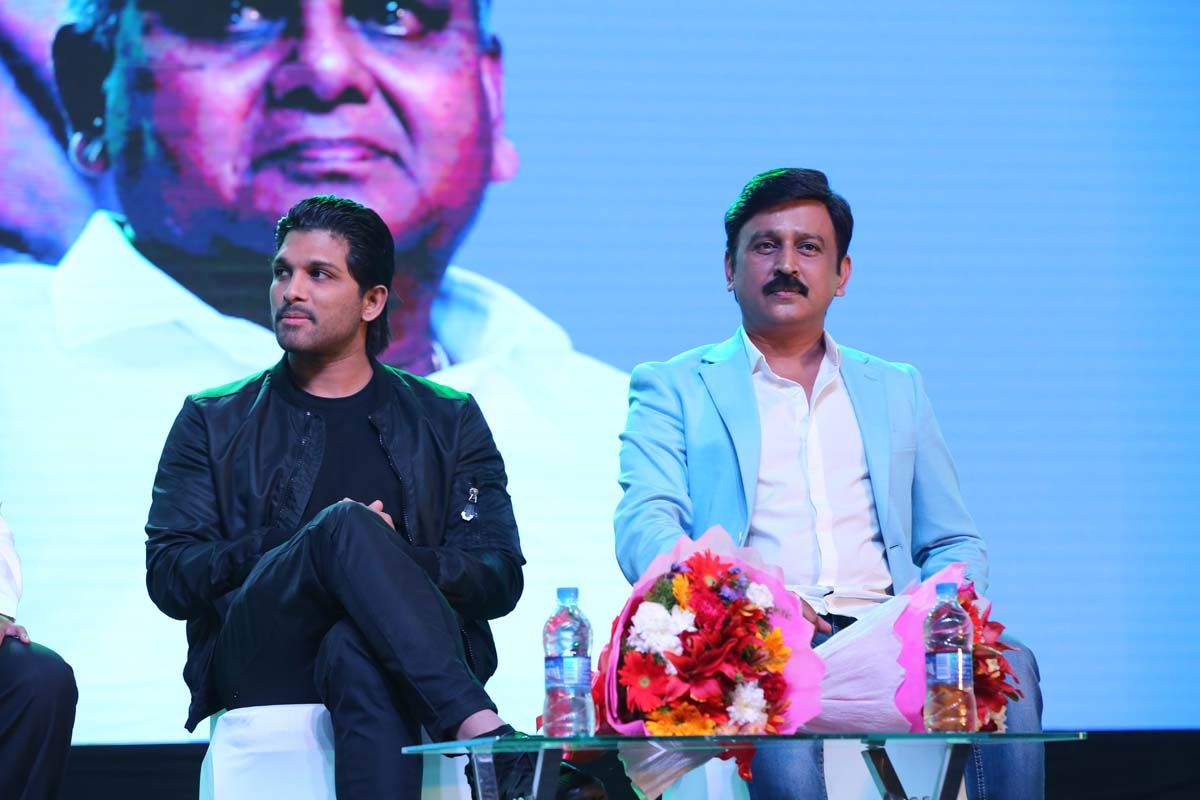
#> input picture Face,eye & sleep detection/Face,eye & sleep detection/allu2.jpg, 1200 x 800 px
$ python image.py
#> lines starting #> are read from the running program, lines starting #| are printed output that depends on the picture; after the words box and inside, x2 and y2 are one past the last pixel; in counts of white or black regions, pixels touching at a corner belong together
import cv2
face_cascade = cv2.CascadeClassifier('haarcascade_frontalface_default.xml')
eye_cascade = cv2.CascadeClassifier('haarcascade_eye.xml')
img = cv2.imread('allu2.jpg')
#> img is the input picture: shape (800, 1200, 3); mean B, G, R 194, 148.3, 119.4
gray = cv2.cvtColor(img, cv2.COLOR_BGR2GRAY)
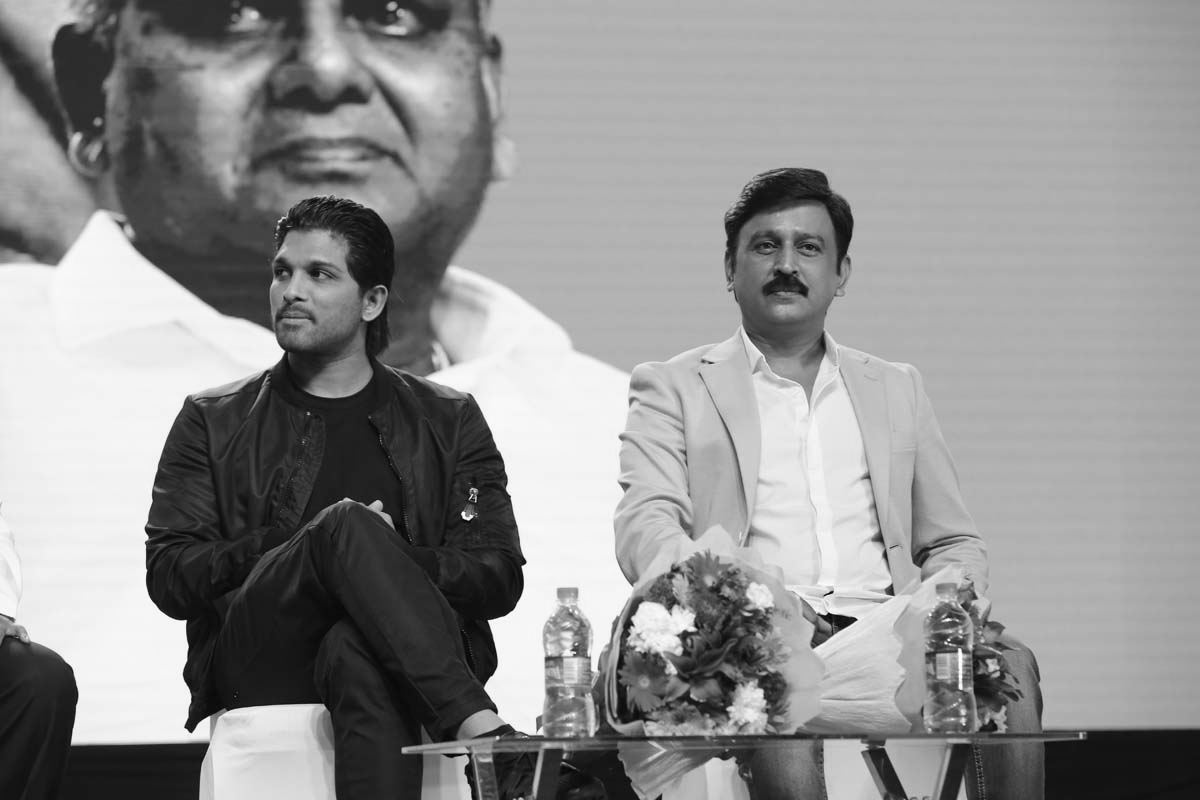
#> gray: shape (800, 1200); min 1, max 255, mean 144.9
faces = face_cascade.detectMultiScale(gray, 1.1, 5)
#> faces = [[920, 569, 57, 57], [724, 198, 123, 123], [246, 231, 109, 109]]
print(faces)
#| [[920 569  57  57]
#|  [724 198 123 123]
#|  [246 231 109 109]]
for (x,y,w,h) in faces:
    print("Detected Face")
    cv2.rectangle(img,(x,y),(x+w,y+h),(255,0,0),5)
    roi_gray = gray[y:y+h, x:x+w]
    roi_color = img[y:y+h, x:x+w]

    eyes = eye_cascade.detectMultiScale(roi_gray)
    print("Eyes", eyes)
    if eyes is ():
        print("eyes closed")
    for (ex,ey,ew,eh) in eyes:
        cv2.rectangle(roi_color,(ex,ey),
                        (ex+ew,ey+eh),(0,255,0),5)
#> this loop made 3 passes
#> (x, y, w, h, eyes) on passes 2 to 3: (724, 198, 123, 123, [[22, 27, 37, 37], [65, 30, 37, 37]]), (246, 231, 109, 109, [[25, 30, 24, 24], [54, 25, 33, 33]])
#| Detected Face
#| Eyes ()
#| eyes closed
#| Detected Face
#| Eyes [[22 27 37 37]
#|  [65 30 37 37]]
#| Detected Face
#| Eyes [[25 30 24 24]
#|  [54 25 33 33]]
#> pass 1, `roi_color = img[y:y+h, x:x+w]`:
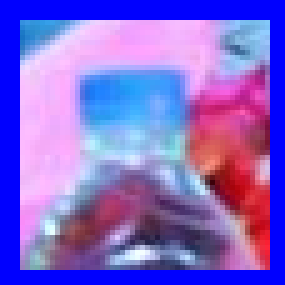
#> roi_color: shape (57, 57, 3) (shown 5 times larger); mean B, G, R 207.2, 103, 129.4
#> pass 2, `roi_gray = gray[y:y+h, x:x+w]`:
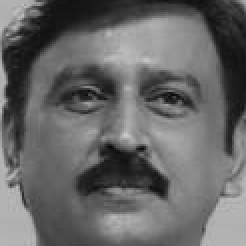
#> roi_gray: shape (123, 123) (shown 2 times larger); min 4, max 203, mean 103.1
#> pass 2, `roi_color = img[y:y+h, x:x+w]`:
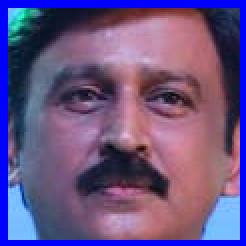
#> roi_color: shape (123, 123, 3) (shown 2 times larger); mean B, G, R 132, 82.8, 104.4
#> after the loop:
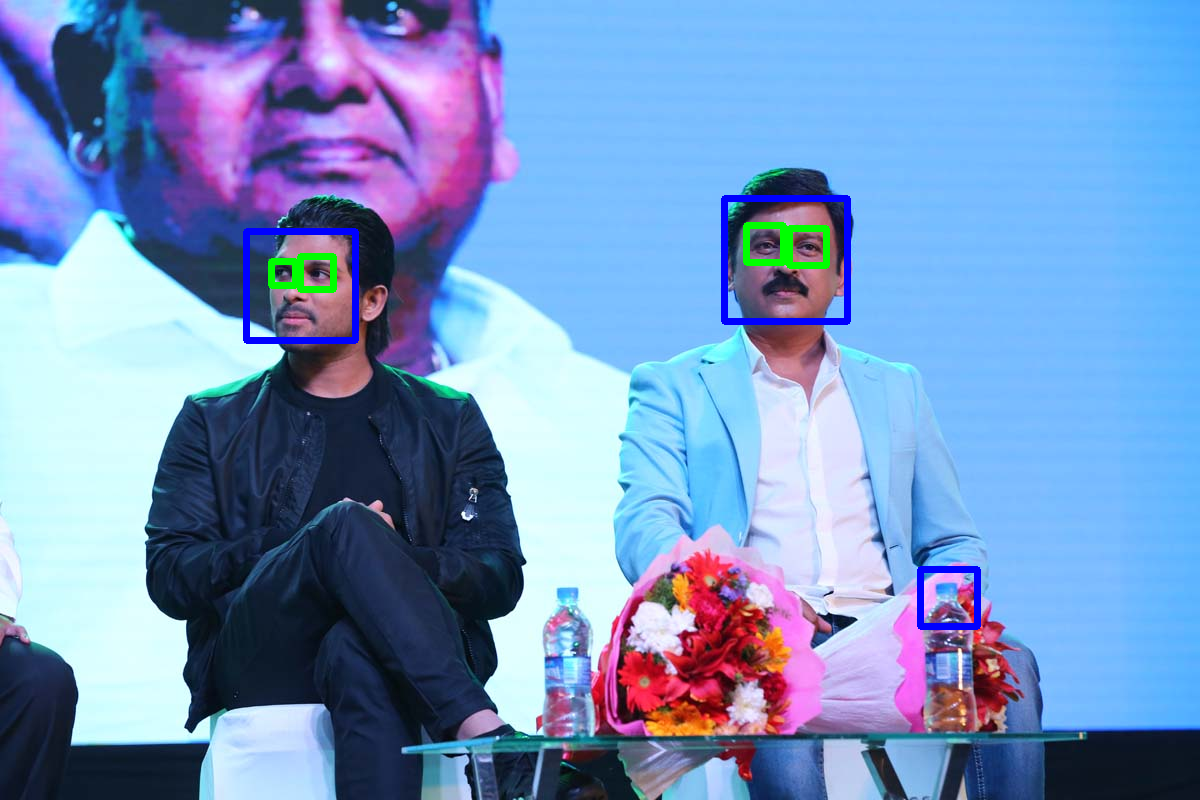
#> img: shape (800, 1200, 3); 1.2% of pixels changed, all inside (x1, y1, x2, y2) = (243, 195, 981, 630)
#> after the loop:
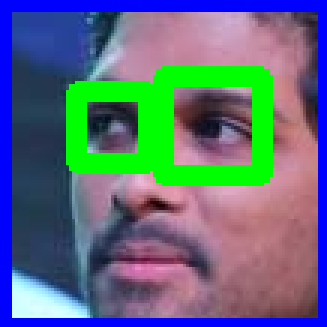
#> roi_color: shape (109, 109, 3) (shown 3 times larger); mean B, G, R 125.4, 108, 92.4
#> after the loop:
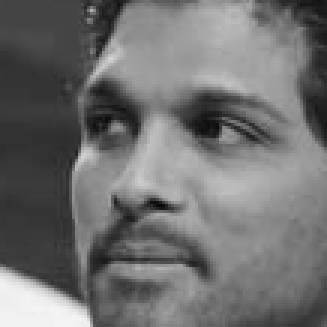
#> roi_gray: shape (109, 109) (shown 3 times larger); min 7, max 245, mean 112.3
cv2.imshow('FACE EYE DETECTION',img)
cv2.waitKey(0)
cv2.destroyAllWindows()

$ run again, with Face,eye & sleep detection/Face,eye & sleep detection/4.jpg copied over Face,eye & sleep detection/Face,eye & sleep detection/allu2.jpg
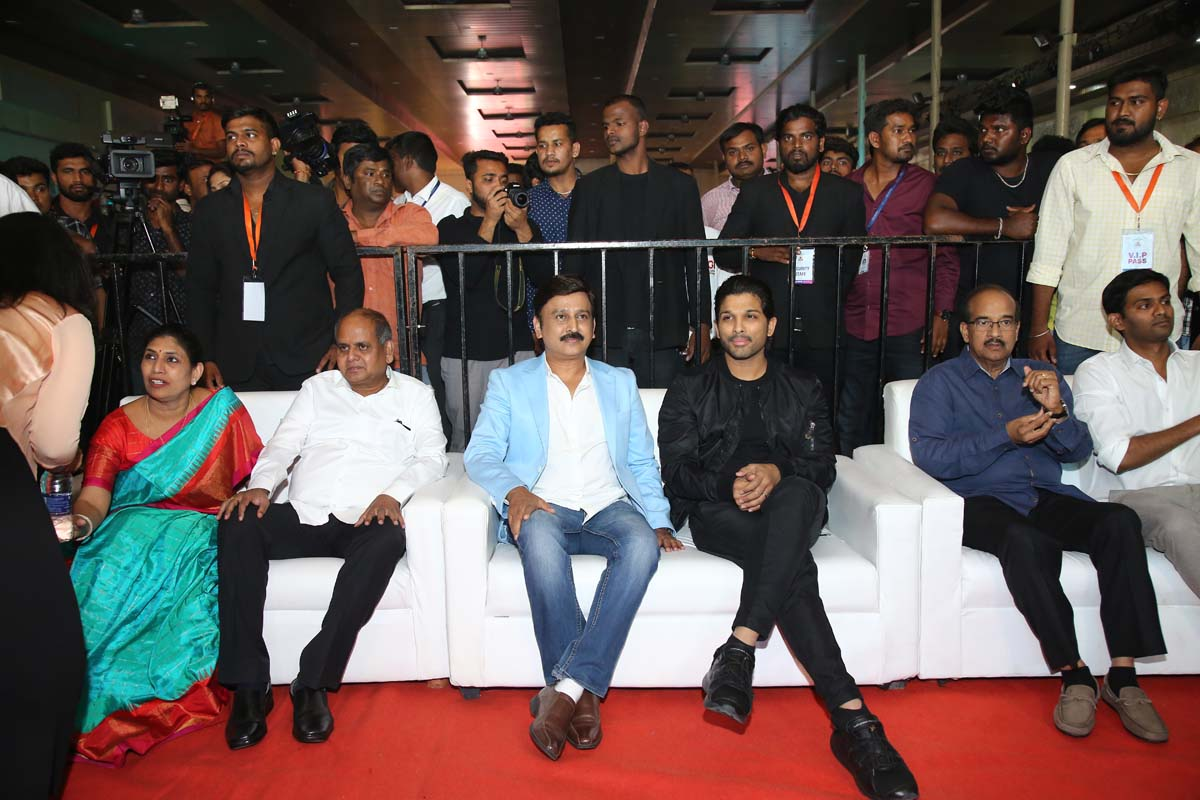
#> input picture Face,eye & sleep detection/Face,eye & sleep detection/4.jpg, 1200 x 800 px
#> img is the input picture: shape (800, 1200, 3); mean B, G, R 84.9, 87.4, 103.7
#> `gray = cv2.cvtColor(img, cv2.COLOR_BGR2GRAY)`:
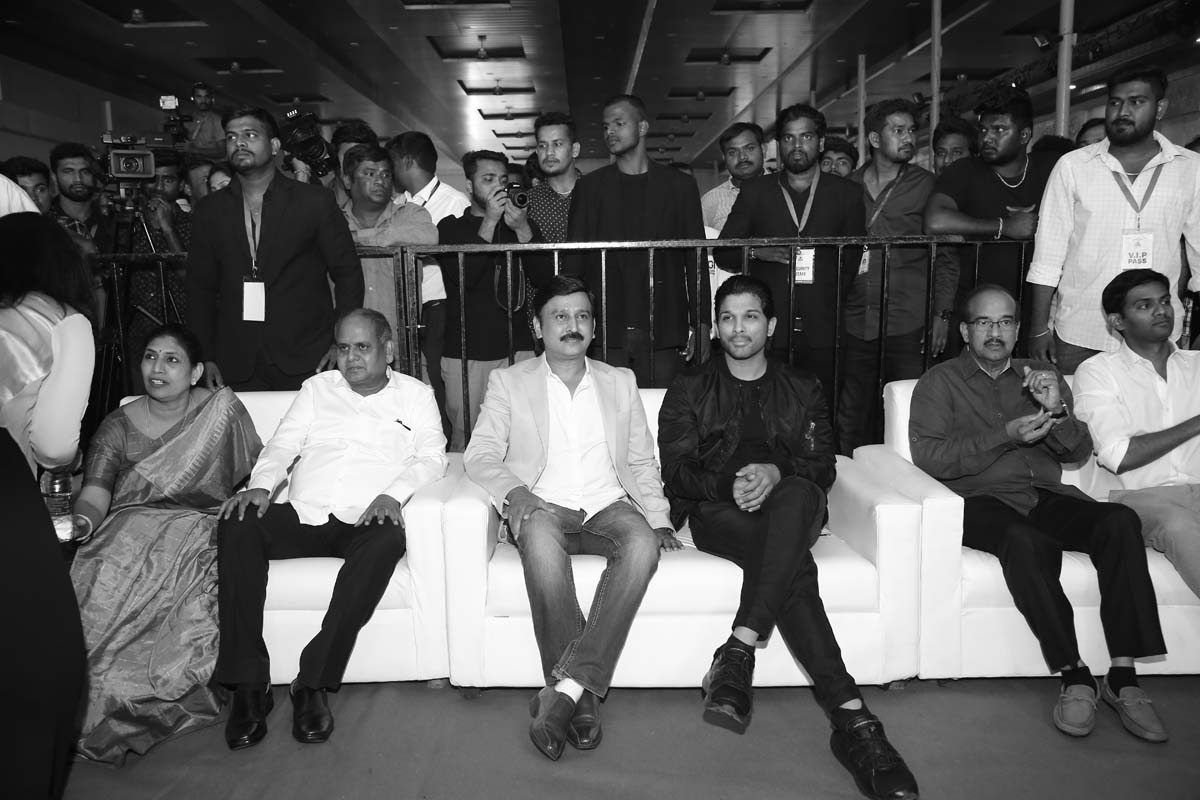
#> gray: shape (800, 1200); min 0, max 255, mean 92
#> faces = 16 rows, first 6: [529, 127, 45, 45], [55, 155, 44, 44], [774, 118, 48, 48], [131, 336, 61, 61], [172, 602, 51, 51], [719, 131, 49, 49]
#> (printed output is left out)
#> the loop `for (x,y,w,h) in faces:` made 16 passes
#> (x, y, w, h) on passes 1, 2, 3, 5, 6, 7, 10, 11: (529, 127, 45, 45), (55, 155, 44, 44), (774, 118, 48, 48), (172, 602, 51, 51), (719, 131, 49, 49), (218, 114, 54, 54), (725, 458, 52, 52), (593, 102, 52, 52)
#> (printed output is left out)
#> after the loop `for (x,y,w,h) in faces:`:
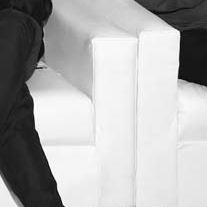
#> roi_gray: shape (207, 207); min 5, max 255, mean 174.1

$ run again, with Face,eye & sleep detection/Face,eye & sleep detection/allu.jpg copied over Face,eye & sleep detection/Face,eye & sleep detection/allu2.jpg
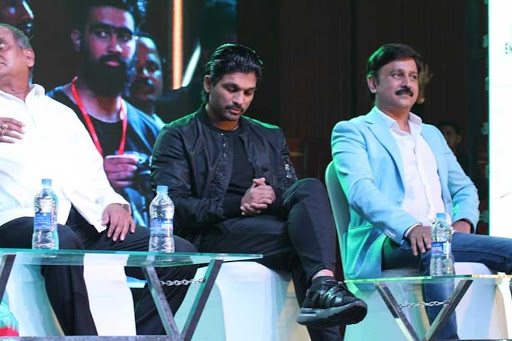
#> input picture Face,eye & sleep detection/Face,eye & sleep detection/allu.jpg, 512 x 341 px
#> img is the input picture: shape (341, 512, 3); mean B, G, R 126, 114, 98.2
#> `gray = cv2.cvtColor(img, cv2.COLOR_BGR2GRAY)`:
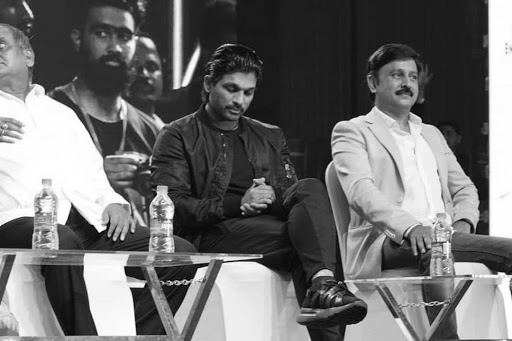
#> gray: shape (341, 512); min 0, max 255, mean 110.7
#> faces = [[379, 55, 51, 51], [212, 70, 54, 54]]
#| [[379  55  51  51]
#|  [212  70  54  54]]
#> the loop `for (x,y,w,h) in faces:` made 2 passes
#> (printed output is left out)
#> after the loop `for (x,y,w,h) in faces:`:
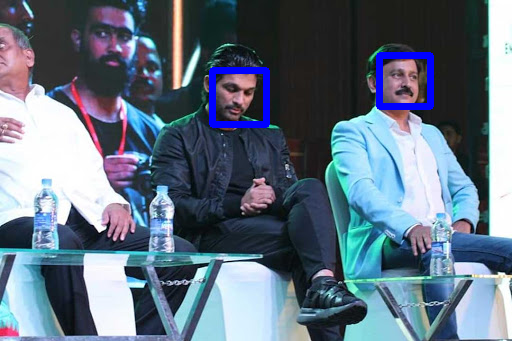
#> img: shape (341, 512, 3); 1.66% of pixels changed, all inside (x1, y1, x2, y2) = (209, 52, 434, 128)
